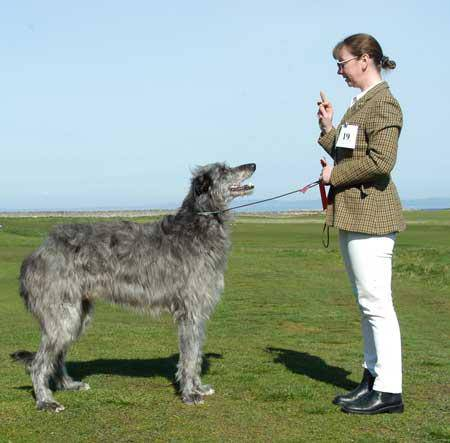
#> input picture train/01e787576c003930f96c966f9c3e1d44.jpg, 450 x 443 px, found by its file name; its folder holds 4 pictures in this run
$ python preprocess_resnet_input.py
#> lines starting #> are read from the running program, lines starting #| are printed output that depends on the picture
import csv
import os
from PIL import Image, ImageOps
import matplotlib.pyplot as plt
import numpy as np
import skimage.transform as tf
from sklearn.preprocessing import LabelBinarizer


pathString = os.path.join("C:", os.sep, "Users", "Nicholas", "Documents", "CS4342", "FinalProject", "CS4342_Dog_Breed_Identification", "nbjohnson", "train")
labelsString = os.path.join("C:", os.sep, "Users", "Nicholas", "Documents", "CS4342", "FinalProject", "CS4342_Dog_Breed_Identification", "labels.csv")


count = 0
X = 0
flipped = True
rotate = True
translate = True
for image_file in os.listdir(pathString):
    try:
        temp_img = Image.open(os.path.join(pathString, image_file))
#> temp_img is the input picture: PIL image 450x443 RGB; mean R, G, B 148.6, 163.4, 148.7
        temp_img = temp_img.resize((224, 224))
#> temp_img: PIL image 224x224 RGB
        # temp_img = ImageOps.grayscale(temp_img)
        temp_img = np.asarray(temp_img)

        if flipped:
            flip_img = np.fliplr(temp_img)
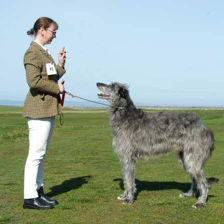
#> flip_img: shape (224, 224, 3); mean R, G, B 148.6, 163.4, 148.7
        if rotate:
            rot_img = tf.rotate(temp_img, 7)
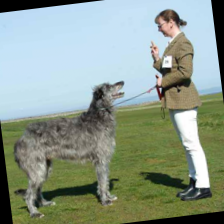
#> rot_img: shape (224, 224, 3) float64; mean R, G, B 0.551, 0.605, 0.551
        if translate:
            x,y = 10,10
            trans_locs = [(x,y), (-x,y), (-x,-y), (x,-y), (x,0), (-x, 0), (0,y), (0,-y)]
            trans = np.random.randint(0, len(trans_locs), 1)[0]
            trans_mx = tf.EuclideanTransform(translation=trans_locs[trans])
            trans_img = tf.warp(temp_img, trans_mx)
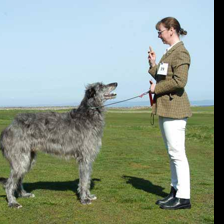
#> trans_img: shape (224, 224, 3) float64; mean R, G, B 0.556, 0.611, 0.557

        # [14 lines of commented-out code are left out]

        if count == 0:
            X = temp_img
            if flipped:
                Y = flip_img
            if translate:
                Z = trans_img
            if rotate:
                W = rot_img
        elif count == 1:
            X = np.stack((X, temp_img), axis=0)
            if flipped:
                Y = np.stack((Y, flip_img), axis=0)
            if translate:
                Z = np.stack((Z, trans_img), axis=0)
            if rotate:
                W = np.stack((W, rot_img), axis=0)
        else:
            X = np.append(X, np.reshape(temp_img, (1,224,224,3)), axis=0)
            if flipped:
                Y = np.append(Y, np.reshape(flip_img, (1,224,224,3)), axis=0)
            if translate:
                Z = np.append(Z, np.reshape(trans_img, (1,224,224,3)), axis=0)
            if rotate:
                W = np.append(W, np.reshape(rot_img, (1,224,224,3)), axis=0)
    except:
        print("error opening image: " + str(image_file))

    # if count > 1:
    #     break
    if count % 250 == 0:
        print(count)
    count += 1
#> pass 2 of the loop `for image_file in os.listdir(pathString):`:
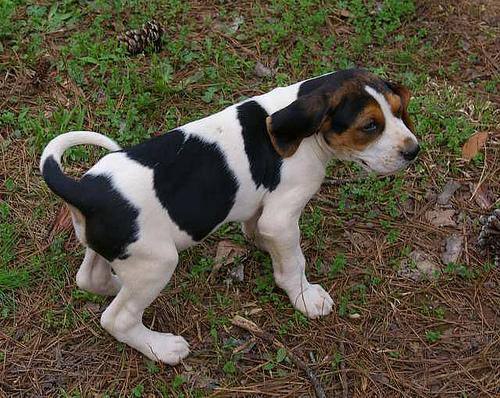
#> input picture train/03b7320cf8054e57b499e01d1cde0644.jpg, 500 x 398 px, found by its file name
#> temp_img is the input picture: PIL image 500x398 RGB; mean R, G, B 87.3, 80.3, 62.8
#> temp_img: PIL image 224x224 RGB
#> `rot_img = tf.rotate(temp_img, 7)`:
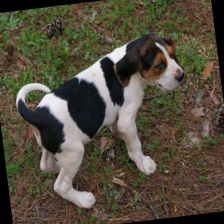
#> rot_img: shape (224, 224, 3) float64; mean R, G, B 0.325, 0.299, 0.236
#> `trans_img = tf.warp(temp_img, trans_mx)`:
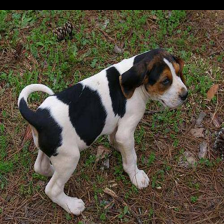
#> trans_img: shape (224, 224, 3) float64; mean R, G, B 0.328, 0.303, 0.237
#> pass 3 of the loop `for image_file in os.listdir(pathString):`:
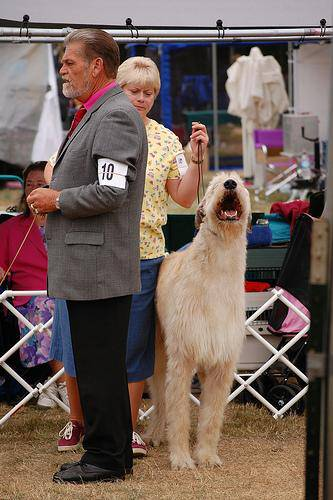
#> input picture train/03dd99e068f1f2283011cc305f5aaa9f.jpg, 333 x 500 px, found by its file name
#> temp_img is the input picture: PIL image 333x500 RGB; mean R, G, B 115.1, 96.8, 89.7
#> temp_img: PIL image 224x224 RGB
#> `rot_img = tf.rotate(temp_img, 7)`:
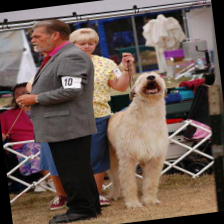
#> rot_img: shape (224, 224, 3) float64; mean R, G, B 0.423, 0.354, 0.329
#> `trans_img = tf.warp(temp_img, trans_mx)`:
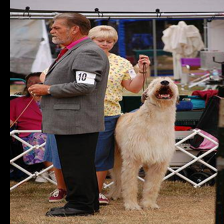
#> trans_img: shape (224, 224, 3) float64; mean R, G, B 0.436, 0.366, 0.339
#> the loop made 4 passes; the first 3 are shown

print("X shape:", X.shape)
#| X shape: (4, 224, 224, 3)
if flipped:
    print("Y shape:", Y.shape)
#| Y shape: (4, 224, 224, 3)
if translate:
    print("Z shape:", Z.shape)
#| Z shape: (4, 224, 224, 3)
if rotate:
    print("W shape:", W.shape)
#| W shape: (4, 224, 224, 3)

# comb = np.hstack((X,Y,Z,W))
comb = np.concatenate((X,Y,Z,W), axis=0)
print('comb shape:', comb.shape)
#| comb shape: (16, 224, 224, 3)

# np.save("dog_breed_data.npy", X.T)
np.save('dog_breed_og_flp_trans_data_test.npy', comb)

print("On to labels")
# labels
mydict = {}
#> (the run stopped early here; a loop or call above may not have finished)
